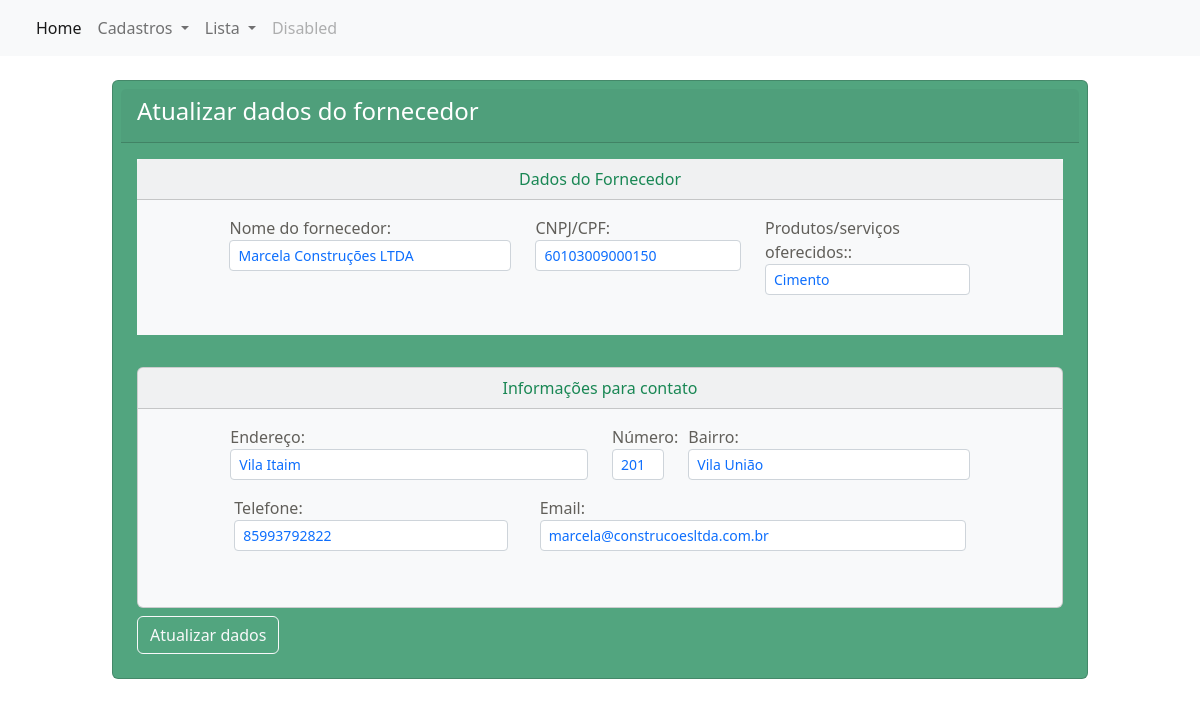
The app's page /editaFornecedor.php?id=1 with its own data.
### tables this page shows
CREATE TABLE `suppliers` (
  `supplier_id` int(6) NOT NULL,
  `supplier_name` varchar(60) DEFAULT NULL,
  `supplier_cnpj` varchar(15) DEFAULT NULL,
  `supplier_product` varchar(50) DEFAULT NULL,
  `supplier_address` varchar(50) DEFAULT NULL,
  `supplier_number` varchar(6) DEFAULT NULL,
  `supplier_district` varchar(50) DEFAULT NULL,
  `supplier_phone` varchar(20) DEFAULT NULL,
  `supplier_email` varchar(60) DEFAULT NULL,
  `supplier_created_in` timestamp NOT NULL DEFAULT current_timestamp()
);

### functions.php (called while the page is built, shortened)
<?php
    function select($table, $fields, $filters, $extra){
        $query = "SELECT ";
        if($fields == null){
            $query .= "* ";
        }else{
            $fields = implode('`, `', $fields);
            $query .= "`$fields` ";
        }
        $query .= " FROM `$table` ";
        if($filters != null){
			$query .= " WHERE ";
			foreach ($filters as $key => $value) {
				$query .= "`$key` = '$value' AND ";
			}
			$query = substr($query, 0, -4);
		}
        if($extra != null){
            $query .= $extra;
        }
        global $conn;
		$result = mysqli_query($conn, $query) or die(mysqli_error());
		$data = [];
		while($row = mysqli_fetch_assoc($result)){
			$data[] = $row;
		}
		return $data;
    }
?>

### editaFornecedor.php (the view, shortened to what this page needs)
<?php
    require_once 'connect.php';
    require_once 'functions.php';
    if(isset($_GET['id'])){
        $filter['supplier_id'] = $_GET['id'];
        $supplier = select("suppliers", null, $filter, " LIMIT 1")[0];
    }
?>
<!DOCTYPE html>
<html lang="pt-br">
<head>
    <link rel="stylesheet" type="text/css" href="https://cdn.jsdelivr.net/npm/bootstrap@5.3.0-alpha1/dist/css/bootstrap.min.css">
    <link rel="stylesheet" type="text/css" href="https://cdnjs.cloudflare.com/ajax/libs/twitter-bootstrap/5.2.0/css/bootstrap.min.css">
    <link rel="stylesheet" type="text/css" href="https://cdn.datatables.net/1.13.3/css/dataTables.bootstrap5.min.css">
</head>
<body>
    <?php include_once 'components/menu.php'; ?>
        <div class="row">
            <div class="col-md-10 offset-1">
                <div class="card bg-success p-2 text-white bg-opacity-75">
                    <div class="card-header">
                        <h4>Atualizar dados do fornecedor</h4>
                    </div>
                    <div class="card-body">
                        <form action="edita.php" method="POST">
                            <div class="mb-2 bg-light text-dark">
                                <div class="card-header text-center text-success">
                                    Dados do Fornecedor
                                </div>
                                <div class="row p-3">
                                    <div class="col-md-4 offset-1">
                                        <label>Nome do fornecedor:</label>
                                        <input type="text" name="supplier_name" class="form-control form-control-sm text-primary" placeholder="Digite o nome do fornecedor..." value="<?=$supplier['supplier_name'];?>">
                                    </div>
                                    <div class="col-md-3">
                                        <label>CNPJ/CPF:</label>
                                        <input type="text" name="supplier_cnpj" class="form-control form-control-sm text-primary" value="<?=$supplier['supplier_cnpj'];?>">
                                    </div>
                                    <div class="col-md-3">
                                        <label>Produtos/serviços oferecidos::</label>
                                        <select class="form-control form-control-sm text-primary" name="supplier_product" value="<?=$supplier['supplier_product'];?>">
                                            <option> Cimento </option>
                                        </select>
                                    </div>
                                </div>
                                <br>
                            </div>
                            <br>
                            <div class="card mb-2 bg-light text-dark">
                                <div class="card-header text-center text-success">
                                    Informações para contato
                                </div>
                                <div class="row p-3">
                                    <div class="col-md-5 offset-1">
                                        <label>Endereço:</label>
                                        <input type="text" name="supplier_address" class="form-control form-control-sm text-primary" placeholder="Digite seu endereço..." value="<?=$supplier['supplier_address'];?>">
                                    </div>
                                    <div class="col-md-1">
                                        <label>Número:</label>
                                        <input type="text" class="form-control form-control-sm text-primary" name="supplier_number" value="<?=$supplier['supplier_number'];?>">
                                    </div>
                                    <div class="col-md-4">
                                        <label>Bairro:</label>
                                        <input type="text" class="form-control form-control-sm text-primary" name="supplier_district" placeholder="Digite seu bairro..." value="<?=$supplier['supplier_district'];?>">
                                    </div>
                                    <br>
                                    <div class="col-md-4 offset-1 p-3">
                                        <label>Telefone:</label>
                                        <input type="text" class="form-control form-control-sm text-primary" name="supplier_phone" value="<?=$supplier['supplier_phone'];?>">
                                    </div>
                                    <br>
                                    <div class="col-md-6 offset-0 p-3">
                                        <label>Email:</label>
                                        <input type="email" class="form-control form-control-sm text-primary" name="supplier_email" value="<?=$supplier['supplier_email'];?>">
                                    </div>
                                </div>
                                <br>
                            </div>
                            <button type="submit" class="btn btn-outline-light">Atualizar dados</button>
                        </form>
                    </div>
                </div>
            </div>
        </div>
    </div>
</body>
</html>

### editaFornecedor.php (style rules this page uses)
label { color: #615f5a; }

### records on screen
suppliers: supplier_name "Marcela Construções LTDA", supplier_cnpj "60103009000150", supplier_product "Cimento", supplier_address "Vila Itaim", supplier_number "201", supplier_district "Vila União", supplier_phone "85993792822", supplier_email "marcela@construcoesltda.com.br"
